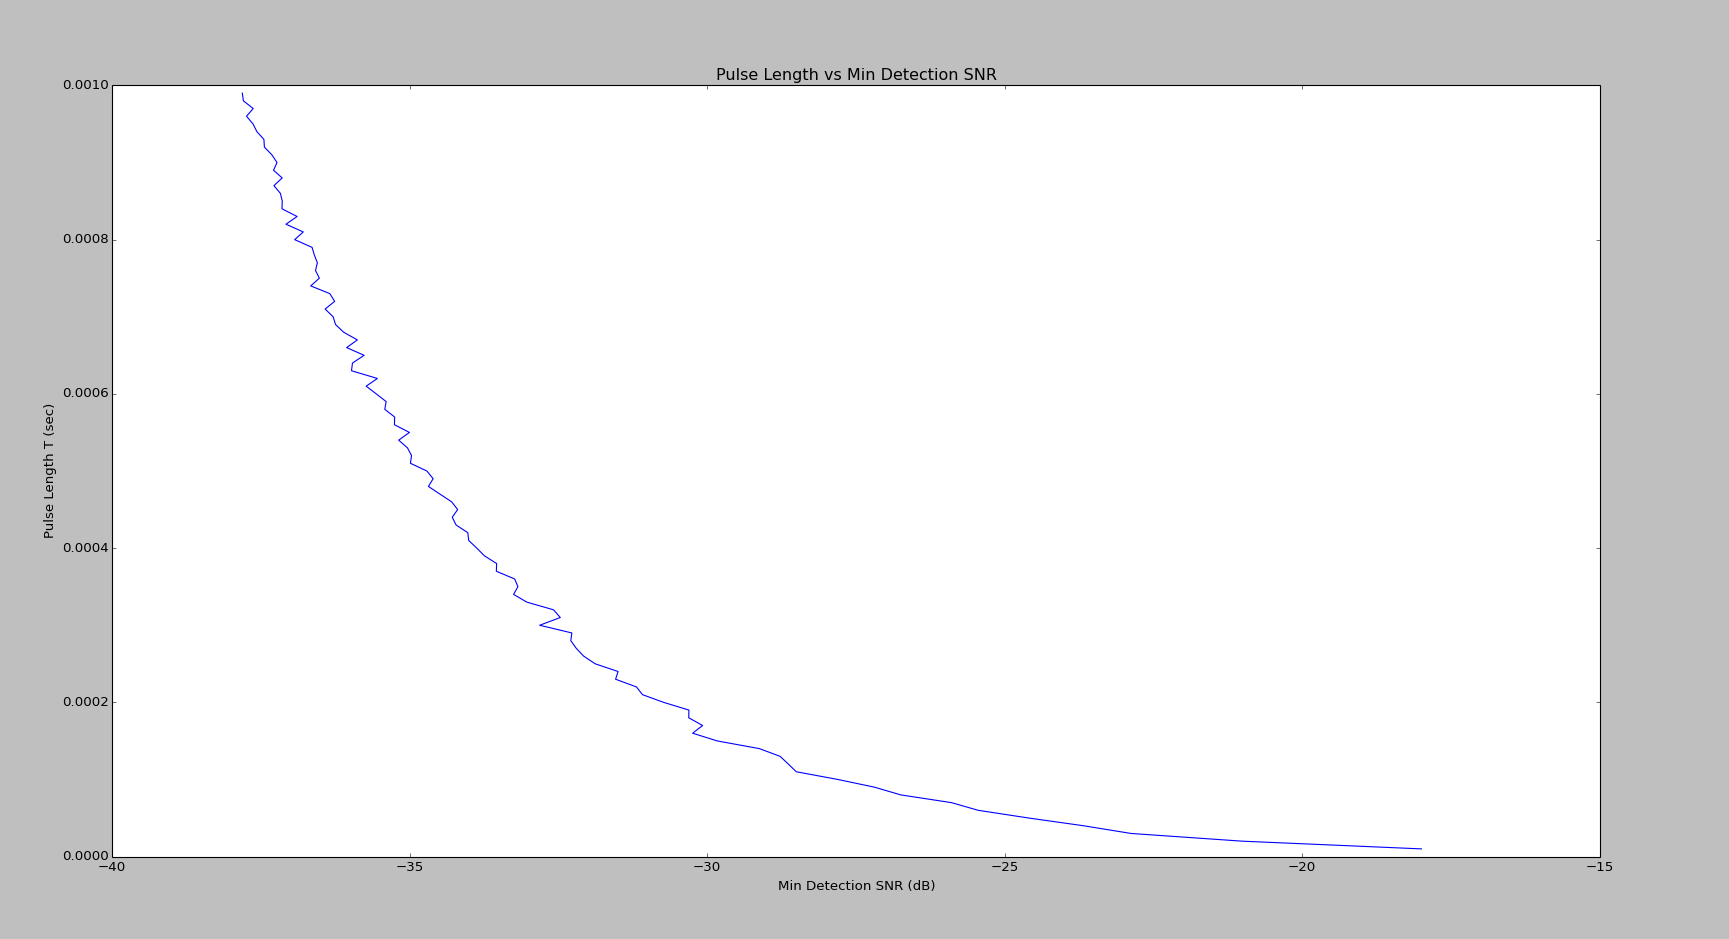

The Python source for this figure:
import numpy as np
import matplotlib.pyplot as plt
import scipy.signal as fft


def Problem3(T=0.1e-3):
    detected = False
    threshold = 50

    ft = 2.450e9
    fs = 2e6
    f1 = 2.450e9
    f2 = 2.452e9
    fref = 2.451e9
    A = 1
    dt = 1 / fs
    t = np.arange(0, T, dt)
    N = 3 * len(t)
    print 'T: ', T
    print 'N: ', len(t)
    x_reference = A * np.cos(2 * np.pi * (fref - ft) * t)
    tvec = np.zeros(N)
    # plt.plot(t, x_reference)
    # plt.show()

    noise = np.random.normal(0, 1, N)

    for f in np.arange(f1, f2, .001e9):
        x_insert = A * np.cos(2 * np.pi * (f - ft) * t)
        x_recorded = np.zeros(N)
        for x in range(len(x_recorded)):
            if x > N / 3 and x < N / 3 + len(x_insert):
                x_recorded[x] = x_insert[x % len(x_insert)]
        # plt.plot(range(3 * len(t)), x_recorded)
        # plt.show()
        conv = fft.convolve(x_reference, x_recorded + noise)
        # plt.plot(range(len(conv)), conv)
        # plt.show()
        maximum = conv[0]
        for x in range(len(conv)):

            if conv[x] > maximum:
                maximum = np.max(conv[x])

            if maximum > threshold:
                detected = True

    print 'Detected: ', detected
    SNR = 10 * np.log10(A ** 2 / np.linalg.norm(noise) ** 2)
    print 'SNR: ', SNR, 'dB'
    return detected, SNR


def main():

    # Problem2(0.1e-3)
    xvec = []
    SNRvec = []
    snrthresh = 0
    for x in np.arange(0.1e-4, .1e-2, 0.01e-3):
        status, SNR = Problem3(x)
        xvec.append(x)
        SNRvec.append(SNR)

    print '\n' * 10
    print 'SNR Threshold: ', snrthresh
    print
    plt.plot(SNRvec, xvec)
    plt.xlabel('Min Detection SNR (dB)')
    plt.ylabel('Pulse Length T (sec)')
    plt.title('Pulse Length vs Min Detection SNR')
    plt.show()
if __name__ == '__main__':
    main()
